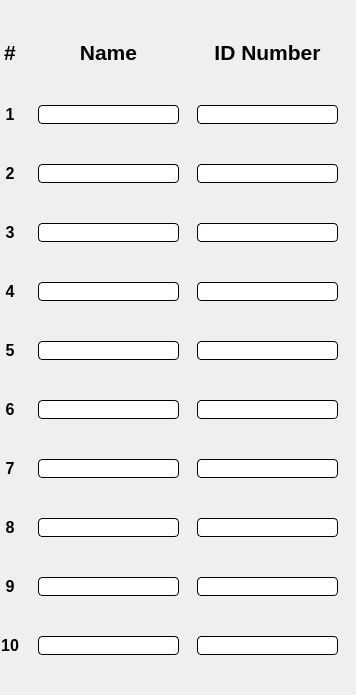
          <widget class="QWidget" name="page_Settings">
           <layout class="QGridLayout" name="gridLayout_5" columnstretch="5,5,40,5,40,5">
            <property name="leftMargin">
             <number>0</number>
            </property>
            <property name="topMargin">
             <number>0</number>
            </property>
            <property name="rightMargin">
             <number>0</number>
            </property>
            <property name="bottomMargin">
             <number>0</number>
            </property>
            <property name="spacing">
             <number>0</number>
            </property>
            <item row="7" column="2">
             <widget class="QLineEdit" name="lineEdit_Nome3">
              <property name="sizePolicy">
               <sizepolicy hsizetype="Expanding" vsizetype="Preferred">
                <horstretch>0</horstretch>
                <verstretch>0</verstretch>
               </sizepolicy>
              </property>
              <property name="maximumSize">
               <size>
                <width>16777215</width>
                <height>1000</height>
               </size>
              </property>
              <property name="styleSheet">
               <string notr="true">QLineEdit{
border-width: 1px;
border-style: solid; 
border-radius: 4px; 
border-color: rgb(0, 0, 0);
}</string>
              </property>
             </widget>
            </item>
            <item row="21" column="0">
             <widget class="QLabel" name="label_10">
              <property name="font">
               <font>
                <pointsize>12</pointsize>
                <weight>75</weight>
                <bold>true</bold>
               </font>
              </property>
              <property name="text">
               <string>10</string>
              </property>
              <property name="alignment">
               <set>Qt::AlignCenter</set>
              </property>
             </widget>
            </item>
            <item row="1" column="3">
             <spacer name="horizontalSpacer_5">
              <property name="orientation">
               <enum>Qt::Horizontal</enum>
              </property>
              <property name="sizeHint" stdset="0">
               <size>
                <width>40</width>
                <height>20</height>
               </size>
              </property>
             </spacer>
            </item>
            <item row="13" column="2">
             <widget class="QLineEdit" name="lineEdit_Nome6">
              <property name="sizePolicy">
               <sizepolicy hsizetype="Expanding" vsizetype="Preferred">
                <horstretch>0</horstretch>
                <verstretch>0</verstretch>
               </sizepolicy>
              </property>
              <property name="maximumSize">
               <size>
                <width>16777215</width>
                <height>1000</height>
               </size>
              </property>
              <property name="styleSheet">
               <string notr="true">QLineEdit{
border-width: 1px;
border-style: solid; 
border-radius: 4px; 
border-color: rgb(0, 0, 0);
}</string>
              </property>
             </widget>
            </item>
            <item row="17" column="2">
             <widget class="QLineEdit" name="lineEdit_Nome8">
              <property name="sizePolicy">
               <sizepolicy hsizetype="Expanding" vsizetype="Preferred">
                <horstretch>0</horstretch>
                <verstretch>0</verstretch>
               </sizepolicy>
              </property>
              <property name="maximumSize">
               <size>
                <width>16777215</width>
                <height>1000</height>
               </size>
              </property>
              <property name="styleSheet">
               <string notr="true">QLineEdit{
border-width: 1px;
border-style: solid; 
border-radius: 4px; 
border-color: rgb(0, 0, 0);
}</string>
              </property>
             </widget>
            </item>
            <item row="11" column="2">
             <widget class="QLineEdit" name="lineEdit_Nome5">
              <property name="sizePolicy">
               <sizepolicy hsizetype="Expanding" vsizetype="Preferred">
                <horstretch>0</horstretch>
                <verstretch>0</verstretch>
               </sizepolicy>
              </property>
              <property name="maximumSize">
               <size>
                <width>16777215</width>
                <height>1000</height>
               </size>
              </property>
              <property name="styleSheet">
               <string notr="true">QLineEdit{
border-width: 1px;
border-style: solid; 
border-radius: 4px; 
border-color: rgb(0, 0, 0);
}</string>
              </property>
             </widget>
            </item>
            <item row="14" column="0">
             <spacer name="verticalSpacer_9">
              <property name="orientation">
               <enum>Qt::Vertical</enum>
              </property>
              <property name="sizeHint" stdset="0">
               <size>
                <width>20</width>
                <height>40</height>
               </size>
              </property>
             </spacer>
            </item>
            <item row="11" column="4">
             <widget class="QLineEdit" name="lineEdit_ID5">
              <property name="sizePolicy">
               <sizepolicy hsizetype="Expanding" vsizetype="Preferred">
                <horstretch>0</horstretch>
                <verstretch>0</verstretch>
               </sizepolicy>
              </property>
              <property name="maximumSize">
               <size>
                <width>16777215</width>
                <height>1000</height>
               </size>
              </property>
              <property name="styleSheet">
               <string notr="true">QLineEdit{
border-width: 1px;
border-style: solid; 
border-radius: 4px; 
border-color: rgb(0, 0, 0);
}</string>
              </property>
             </widget>
            </item>
            <item row="5" column="0">
             <widget class="QLabel" name="label_2">
              <property name="font">
               <font>
                <pointsize>12</pointsize>
                <weight>75</weight>
                <bold>true</bold>
               </font>
              </property>
              <property name="text">
               <string>2</string>
              </property>
              <property name="alignment">
               <set>Qt::AlignCenter</set>
              </property>
             </widget>
            </item>
            <item row="7" column="0">
             <widget class="QLabel" name="label_3">
              <property name="font">
               <font>
                <pointsize>12</pointsize>
                <weight>75</weight>
                <bold>true</bold>
               </font>
              </property>
              <property name="text">
               <string>3</string>
              </property>
              <property name="alignment">
               <set>Qt::AlignCenter</set>
              </property>
             </widget>
            </item>
            <item row="17" column="0">
             <widget class="QLabel" name="label_8">
              <property name="font">
               <font>
                <pointsize>12</pointsize>
                <weight>75</weight>
                <bold>true</bold>
               </font>
              </property>
              <property name="text">
               <string>8</string>
              </property>
              <property name="alignment">
               <set>Qt::AlignCenter</set>
              </property>
             </widget>
            </item>
            <item row="15" column="0">
             <widget class="QLabel" name="label_7">
              <property name="font">
               <font>
                <pointsize>12</pointsize>
                <weight>75</weight>
                <bold>true</bold>
               </font>
              </property>
              <property name="text">
               <string>7</string>
              </property>
              <property name="alignment">
               <set>Qt::AlignCenter</set>
              </property>
             </widget>
            </item>
            <item row="13" column="0">
             <widget class="QLabel" name="label_6">
              <property name="font">
               <font>
                <pointsize>12</pointsize>
                <weight>75</weight>
                <bold>true</bold>
               </font>
              </property>
              <property name="text">
               <string>6</string>
              </property>
              <property name="alignment">
               <set>Qt::AlignCenter</set>
              </property>
             </widget>
            </item>
            <item row="22" column="0">
             <spacer name="verticalSpacer">
              <property name="orientation">
               <enum>Qt::Vertical</enum>
              </property>
              <property name="sizeHint" stdset="0">
               <size>
                <width>20</width>
                <height>40</height>
               </size>
              </property>
             </spacer>
            </item>
            <item row="15" column="2">
             <widget class="QLineEdit" name="lineEdit_Nome7">
              <property name="sizePolicy">
               <sizepolicy hsizetype="Expanding" vsizetype="Preferred">
                <horstretch>0</horstretch>
                <verstretch>0</verstretch>
               </sizepolicy>
              </property>
              <property name="maximumSize">
               <size>
                <width>16777215</width>
                <height>1000</height>
               </size>
              </property>
              <property name="styleSheet">
               <string notr="true">QLineEdit{
border-width: 1px;
border-style: solid; 
border-radius: 4px; 
border-color: rgb(0, 0, 0);
}</string>
              </property>
             </widget>
            </item>
            <item row="5" column="4">
             <widget class="QLineEdit" name="lineEdit_ID2">
              <property name="sizePolicy">
               <sizepolicy hsizetype="Expanding" vsizetype="Preferred">
                <horstretch>0</horstretch>
                <verstretch>0</verstretch>
               </sizepolicy>
              </property>
              <property name="maximumSize">
               <size>
                <width>16777215</width>
                <height>1000</height>
               </size>
              </property>
              <property name="styleSheet">
               <string notr="true">QLineEdit{
border-width: 1px;
border-style: solid; 
border-radius: 4px; 
border-color: rgb(0, 0, 0);
}</string>
              </property>
             </widget>
            </item>
            <item row="21" column="2">
             <widget class="QLineEdit" name="lineEdit_Nome10">
              <property name="sizePolicy">
               <sizepolicy hsizetype="Expanding" vsizetype="Preferred">
                <horstretch>0</horstretch>
                <verstretch>0</verstretch>
               </sizepolicy>
              </property>
              <property name="maximumSize">
               <size>
                <width>16777215</width>
                <height>1000</height>
               </size>
              </property>
              <property name="styleSheet">
               <string notr="true">QLineEdit{
border-width: 1px;
border-style: solid; 
border-radius: 4px; 
border-color: rgb(0, 0, 0);
}</string>
              </property>
             </widget>
            </item>
            <item row="7" column="4">
             <widget class="QLineEdit" name="lineEdit_ID3">
              <property name="sizePolicy">
               <sizepolicy hsizetype="Expanding" vsizetype="Preferred">
                <horstretch>0</horstretch>
                <verstretch>0</verstretch>
               </sizepolicy>
              </property>
              <property name="maximumSize">
               <size>
                <width>16777215</width>
                <height>1000</height>
               </size>
              </property>
              <property name="styleSheet">
               <string notr="true">QLineEdit{
border-width: 1px;
border-style: solid; 
border-radius: 4px; 
border-color: rgb(0, 0, 0);
}</string>
              </property>
             </widget>
            </item>
            <item row="13" column="4">
             <widget class="QLineEdit" name="lineEdit_ID6">
              <property name="sizePolicy">
               <sizepolicy hsizetype="Expanding" vsizetype="Preferred">
                <horstretch>0</horstretch>
                <verstretch>0</verstretch>
               </sizepolicy>
              </property>
              <property name="maximumSize">
               <size>
                <width>16777215</width>
                <height>1000</height>
               </size>
              </property>
              <property name="styleSheet">
               <string notr="true">QLineEdit{
border-width: 1px;
border-style: solid; 
border-radius: 4px; 
border-color: rgb(0, 0, 0);
}</string>
              </property>
             </widget>
            </item>
            <item row="9" column="4">
             <widget class="QLineEdit" name="lineEdit_ID4">
              <property name="sizePolicy">
               <sizepolicy hsizetype="Expanding" vsizetype="Preferred">
                <horstretch>0</horstretch>
                <verstretch>0</verstretch>
               </sizepolicy>
              </property>
              <property name="maximumSize">
               <size>
                <width>16777215</width>
                <height>1000</height>
               </size>
              </property>
              <property name="styleSheet">
               <string notr="true">QLineEdit{
border-width: 1px;
border-style: solid; 
border-radius: 4px; 
border-color: rgb(0, 0, 0);
}</string>
              </property>
             </widget>
            </item>
            <item row="21" column="4">
             <widget class="QLineEdit" name="lineEdit_ID10">
              <property name="sizePolicy">
               <sizepolicy hsizetype="Expanding" vsizetype="Preferred">
                <horstretch>0</horstretch>
                <verstretch>0</verstretch>
               </sizepolicy>
              </property>
              <property name="maximumSize">
               <size>
                <width>16777215</width>
                <height>1000</height>
               </size>
              </property>
              <property name="styleSheet">
               <string notr="true">QLineEdit{
border-width: 1px;
border-style: solid; 
border-radius: 4px; 
border-color: rgb(0, 0, 0);
}</string>
              </property>
             </widget>
            </item>
            <item row="15" column="4">
             <widget class="QLineEdit" name="lineEdit_ID7">
              <property name="sizePolicy">
               <sizepolicy hsizetype="Expanding" vsizetype="Preferred">
                <horstretch>0</horstretch>
                <verstretch>0</verstretch>
               </sizepolicy>
              </property>
              <property name="maximumSize">
               <size>
                <width>16777215</width>
                <height>1000</height>
               </size>
              </property>
              <property name="styleSheet">
               <string notr="true">QLineEdit{
border-width: 1px;
border-style: solid; 
border-radius: 4px; 
border-color: rgb(0, 0, 0);
}</string>
              </property>
             </widget>
            </item>
            <item row="19" column="4">
             <widget class="QLineEdit" name="lineEdit_ID9">
              <property name="sizePolicy">
               <sizepolicy hsizetype="Expanding" vsizetype="Preferred">
                <horstretch>0</horstretch>
                <verstretch>0</verstretch>
               </sizepolicy>
              </property>
              <property name="maximumSize">
               <size>
                <width>16777215</width>
                <height>1000</height>
               </size>
              </property>
              <property name="styleSheet">
               <string notr="true">QLineEdit{
border-width: 1px;
border-style: solid; 
border-radius: 4px; 
border-color: rgb(0, 0, 0);
}</string>
              </property>
             </widget>
            </item>
            <item row="4" column="0">
             <spacer name="verticalSpacer_4">
              <property name="orientation">
               <enum>Qt::Vertical</enum>
              </property>
              <property name="sizeHint" stdset="0">
               <size>
                <width>20</width>
                <height>40</height>
               </size>
              </property>
             </spacer>
            </item>
            <item row="8" column="0">
             <spacer name="verticalSpacer_6">
              <property name="orientation">
               <enum>Qt::Vertical</enum>
              </property>
              <property name="sizeHint" stdset="0">
               <size>
                <width>20</width>
                <height>40</height>
               </size>
              </property>
             </spacer>
            </item>
            <item row="2" column="0">
             <spacer name="verticalSpacer_3">
              <property name="orientation">
               <enum>Qt::Vertical</enum>
              </property>
              <property name="sizeHint" stdset="0">
               <size>
                <width>20</width>
                <height>40</height>
               </size>
              </property>
             </spacer>
            </item>
            <item row="12" column="0">
             <spacer name="verticalSpacer_8">
              <property name="orientation">
               <enum>Qt::Vertical</enum>
              </property>
              <property name="sizeHint" stdset="0">
               <size>
                <width>20</width>
                <height>40</height>
               </size>
              </property>
             </spacer>
            </item>
            <item row="6" column="0">
             <spacer name="verticalSpacer_5">
              <property name="orientation">
               <enum>Qt::Vertical</enum>
              </property>
              <property name="sizeHint" stdset="0">
               <size>
                <width>20</width>
                <height>40</height>
               </size>
              </property>
             </spacer>
            </item>
            <item row="10" column="0">
             <spacer name="verticalSpacer_7">
              <property name="orientation">
               <enum>Qt::Vertical</enum>
              </property>
              <property name="sizeHint" stdset="0">
               <size>
                <width>20</width>
                <height>40</height>
               </size>
              </property>
             </spacer>
            </item>
            <item row="18" column="0">
             <spacer name="verticalSpacer_11">
              <property name="orientation">
               <enum>Qt::Vertical</enum>
              </property>
              <property name="sizeHint" stdset="0">
               <size>
                <width>20</width>
                <height>40</height>
               </size>
              </property>
             </spacer>
            </item>
            <item row="20" column="0">
             <spacer name="verticalSpacer_12">
              <property name="orientation">
               <enum>Qt::Vertical</enum>
              </property>
              <property name="sizeHint" stdset="0">
               <size>
                <width>20</width>
                <height>40</height>
               </size>
              </property>
             </spacer>
            </item>
            <item row="0" column="0">
             <spacer name="verticalSpacer_2">
              <property name="orientation">
               <enum>Qt::Vertical</enum>
              </property>
              <property name="sizeHint" stdset="0">
               <size>
                <width>20</width>
                <height>40</height>
               </size>
              </property>
             </spacer>
            </item>
            <item row="1" column="4">
             <widget class="QLabel" name="label_ID">
              <property name="sizePolicy">
               <sizepolicy hsizetype="Expanding" vsizetype="Preferred">
                <horstretch>0</horstretch>
                <verstretch>0</verstretch>
               </sizepolicy>
              </property>
              <property name="font">
               <font>
                <pointsize>16</pointsize>
                <weight>75</weight>
                <bold>true</bold>
               </font>
              </property>
              <property name="text">
               <string>ID Number</string>
              </property>
              <property name="alignment">
               <set>Qt::AlignCenter</set>
              </property>
             </widget>
            </item>
            <item row="1" column="1">
             <spacer name="horizontalSpacer_4">
              <property name="orientation">
               <enum>Qt::Horizontal</enum>
              </property>
              <property name="sizeHint" stdset="0">
               <size>
                <width>40</width>
                <height>20</height>
               </size>
              </property>
             </spacer>
            </item>
            <item row="9" column="0">
             <widget class="QLabel" name="label_4">
              <property name="font">
               <font>
                <pointsize>12</pointsize>
                <weight>75</weight>
                <bold>true</bold>
               </font>
              </property>
              <property name="text">
               <string>4</string>
              </property>
              <property name="alignment">
               <set>Qt::AlignCenter</set>
              </property>
             </widget>
            </item>
            <item row="11" column="0">
             <widget class="QLabel" name="label_5">
              <property name="font">
               <font>
                <pointsize>12</pointsize>
                <weight>75</weight>
                <bold>true</bold>
               </font>
              </property>
              <property name="text">
               <string>5</string>
              </property>
              <property name="alignment">
               <set>Qt::AlignCenter</set>
              </property>
             </widget>
            </item>
            <item row="19" column="0">
             <widget class="QLabel" name="label_9">
              <property name="font">
               <font>
                <pointsize>12</pointsize>
                <weight>75</weight>
                <bold>true</bold>
               </font>
              </property>
              <property name="text">
               <string>9</string>
              </property>
              <property name="alignment">
               <set>Qt::AlignCenter</set>
              </property>
             </widget>
            </item>
            <item row="3" column="2">
             <widget class="QLineEdit" name="lineEdit_Nome1">
              <property name="sizePolicy">
               <sizepolicy hsizetype="Expanding" vsizetype="Preferred">
                <horstretch>0</horstretch>
                <verstretch>0</verstretch>
               </sizepolicy>
              </property>
              <property name="maximumSize">
               <size>
                <width>16777215</width>
                <height>1000</height>
               </size>
              </property>
              <property name="styleSheet">
               <string notr="true">QLineEdit{
border-width: 1px;
border-style: solid; 
border-radius: 4px; 
border-color: rgb(0, 0, 0);
}</string>
              </property>
             </widget>
            </item>
            <item row="3" column="4">
             <widget class="QLineEdit" name="lineEdit_ID1">
              <property name="sizePolicy">
               <sizepolicy hsizetype="Expanding" vsizetype="Preferred">
                <horstretch>0</horstretch>
                <verstretch>0</verstretch>
               </sizepolicy>
              </property>
              <property name="maximumSize">
               <size>
                <width>16777215</width>
                <height>1000</height>
               </size>
              </property>
              <property name="styleSheet">
               <string notr="true">QLineEdit{
border-width: 1px;
border-style: solid; 
border-radius: 4px; 
border-color: rgb(0, 0, 0);
}</string>
              </property>
             </widget>
            </item>
            <item row="16" column="0">
             <spacer name="verticalSpacer_10">
              <property name="orientation">
               <enum>Qt::Vertical</enum>
              </property>
              <property name="sizeHint" stdset="0">
               <size>
                <width>20</width>
                <height>40</height>
               </size>
              </property>
             </spacer>
            </item>
            <item row="17" column="4">
             <widget class="QLineEdit" name="lineEdit_ID8">
              <property name="sizePolicy">
               <sizepolicy hsizetype="Expanding" vsizetype="Preferred">
                <horstretch>0</horstretch>
                <verstretch>0</verstretch>
               </sizepolicy>
              </property>
              <property name="maximumSize">
               <size>
                <width>16777215</width>
                <height>1000</height>
               </size>
              </property>
              <property name="styleSheet">
               <string notr="true">QLineEdit{
border-width: 1px;
border-style: solid; 
border-radius: 4px; 
border-color: rgb(0, 0, 0);
}</string>
              </property>
             </widget>
            </item>
            <item row="5" column="2">
             <widget class="QLineEdit" name="lineEdit_Nome2">
              <property name="sizePolicy">
               <sizepolicy hsizetype="Expanding" vsizetype="Preferred">
                <horstretch>0</horstretch>
                <verstretch>0</verstretch>
               </sizepolicy>
              </property>
              <property name="maximumSize">
               <size>
                <width>16777215</width>
                <height>1000</height>
               </size>
              </property>
              <property name="styleSheet">
               <string notr="true">QLineEdit{
border-width: 1px;
border-style: solid; 
border-radius: 4px; 
border-color: rgb(0, 0, 0);
}</string>
              </property>
             </widget>
            </item>
            <item row="19" column="2">
             <widget class="QLineEdit" name="lineEdit_Nome9">
              <property name="sizePolicy">
               <sizepolicy hsizetype="Expanding" vsizetype="Preferred">
                <horstretch>0</horstretch>
                <verstretch>0</verstretch>
               </sizepolicy>
              </property>
              <property name="maximumSize">
               <size>
                <width>16777215</width>
                <height>1000</height>
               </size>
              </property>
              <property name="styleSheet">
               <string notr="true">QLineEdit{
border-width: 1px;
border-style: solid; 
border-radius: 4px; 
border-color: rgb(0, 0, 0);
}</string>
              </property>
             </widget>
            </item>
            <item row="9" column="2">
             <widget class="QLineEdit" name="lineEdit_Nome4">
              <property name="sizePolicy">
               <sizepolicy hsizetype="Expanding" vsizetype="Preferred">
                <horstretch>0</horstretch>
                <verstretch>0</verstretch>
               </sizepolicy>
              </property>
              <property name="maximumSize">
               <size>
                <width>16777215</width>
                <height>1000</height>
               </size>
              </property>
              <property name="styleSheet">
               <string notr="true">QLineEdit{
border-width: 1px;
border-style: solid; 
border-radius: 4px; 
border-color: rgb(0, 0, 0);
}</string>
              </property>
             </widget>
            </item>
            <item row="1" column="0">
             <widget class="QLabel" name="label_Num">
              <property name="sizePolicy">
               <sizepolicy hsizetype="Expanding" vsizetype="Preferred">
                <horstretch>0</horstretch>
                <verstretch>0</verstretch>
               </sizepolicy>
              </property>
              <property name="font">
               <font>
                <pointsize>16</pointsize>
                <weight>75</weight>
                <bold>true</bold>
               </font>
              </property>
              <property name="text">
               <string>#</string>
              </property>
              <property name="alignment">
               <set>Qt::AlignCenter</set>
              </property>
             </widget>
            </item>
            <item row="1" column="2">
             <widget class="QLabel" name="label_Nome">
              <property name="sizePolicy">
               <sizepolicy hsizetype="Expanding" vsizetype="Preferred">
                <horstretch>0</horstretch>
                <verstretch>0</verstretch>
               </sizepolicy>
              </property>
              <property name="font">
               <font>
                <pointsize>16</pointsize>
                <weight>75</weight>
                <bold>true</bold>
               </font>
              </property>
              <property name="text">
               <string>Name</string>
              </property>
              <property name="alignment">
               <set>Qt::AlignCenter</set>
              </property>
             </widget>
            </item>
            <item row="3" column="0">
             <widget class="QLabel" name="label_1">
              <property name="font">
               <font>
                <pointsize>12</pointsize>
                <weight>75</weight>
                <bold>true</bold>
               </font>
              </property>
              <property name="text">
               <string>1</string>
              </property>
              <property name="alignment">
               <set>Qt::AlignCenter</set>
              </property>
             </widget>
            </item>
            <item row="1" column="5">
             <spacer name="horizontalSpacer_6">
              <property name="orientation">
               <enum>Qt::Horizontal</enum>
              </property>
              <property name="sizeHint" stdset="0">
               <size>
                <width>40</width>
                <height>20</height>
               </size>
              </property>
             </spacer>
            </item>
           </layout>
          </widget>
